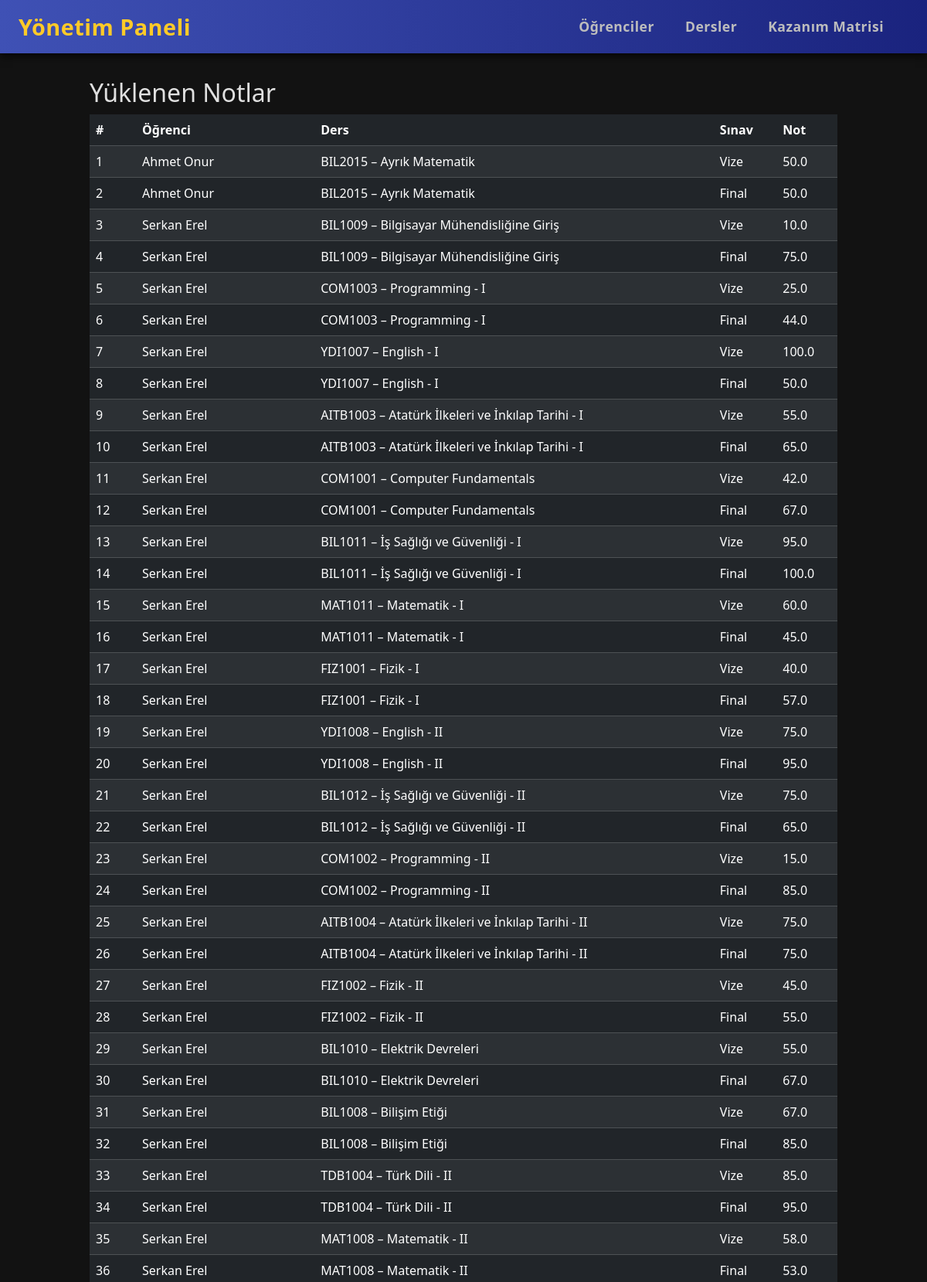
Screenshot of /results/ (signed in, upper part) with the database file from the repository.
### models/__init__.py (models this page shows, shortened)
class Result(db.Model):
    id         = db.Column(db.Integer, primary_key=True)
    student_id = db.Column(db.Integer, db.ForeignKey("student.id"), nullable=False)
    course_id  = db.Column(db.Integer, db.ForeignKey("course.id"), nullable=False)
    exam_name  = db.Column(db.String(50), nullable=False)
    score      = db.Column(db.Float, nullable=False)

class Student(db.Model):
    id     = db.Column(db.Integer, primary_key=True)
    number = db.Column(db.String(20), unique=True, nullable=False)
    name   = db.Column(db.String(120), nullable=False)
    surname   = db.Column(db.String(120), nullable=False)
    phone_number = db.Column(db.Integer, unique=True, nullable=False)
    grade = db.Column(db.Integer, nullable=False)
    results = db.relationship("Result", backref="student", lazy=True)

class Course(db.Model):
    id   = db.Column(db.Integer, primary_key=True)
    code = db.Column(db.String(10), unique=True, nullable=False)
    name = db.Column(db.String(120), nullable=False)
    credit = db.Column(db.Double, nullable=False)
    lecturer = db.Column(db.String(120), nullable=False)
    year = db.Column(db.Integer,nullable=False)
    results = db.relationship("Result", backref="course", lazy=True)

### routes/results.py (the view)
@bp.route("/")
@login_required
def list_results():
    results = Result.query.all()
    return render_template("results.html", results=results)

### app.py (called while the page is built)
def create_app():
    app = Flask(__name__)
    app.config.from_object(Config)
    db.init_app(app)
    login_manager.init_app(app)
    app.register_blueprint(course_stats_bp)
    app.register_blueprint(auth_bp)
    app.register_blueprint(upload_bp)
    app.register_blueprint(students_bp)
    app.register_blueprint(courses_bp)
    app.register_blueprint(results_bp)
    app.register_blueprint(pc_mapping_bp)
    app.register_blueprint(view_mapping_bp)
    app.register_blueprint(pc_contrib_bp)
    with app.app_context():
        db.create_all()
    @login_manager.user_loader
    def load_user(user_id):
        return Admin.query.get(int(user_id))
    @app.route("/")
    def index():
        return render_template("index.html", title="Yönetim Paneli")
    return app

### templates/results.html
{% extends "layout.html" %}
{% block content %}
<h2>Yüklenen Notlar</h2>
<table class="table table-dark table-striped table-hover">
  <thead>
    <tr>
      <th>#</th>
      <th>Öğrenci</th>
      <th>Ders</th>
      <th>Sınav</th>
      <th>Not</th>
    </tr>
  </thead>
  <tbody>
    {% for r in results %}
    <tr>
      <td>{{ loop.index }}</td>
      <td>{{ r.student.name }} {{ r.student.surname }}</td>
      <td>{{ r.course.code }} – {{ r.course.name }}</td>
      <td>{{ r.exam_name }}</td>
      <td>{{ r.score }}</td>
    </tr>
    {% else %}
    <tr>
      <td colspan="5" class="text-center text-muted">Hiç not bulunamadı</td>
    </tr>
    {% endfor %}
  </tbody>
</table>
{% endblock %}

### static/css/style.css (style rules this page uses)
body { background: black; color: #eeee; font-family: Arial, sans-serif; }

### templates/layout.html (style rules this page uses)
body { background-color: #121212; color: #e0e0e0; font-family: 'Segoe UI', Tahoma, Geneva, Verdana, sans-serif; min-height: 100vh; display: flex; flex-direction: column; }

### rows the page displays
Result: student.name "Ahmet", student.surname "Onur", course.code "BIL2015", course.name "Ayrık Matematik", exam_name "Vize", score "50.0"
Result: student.name "Ahmet", student.surname "Onur", course.code "BIL2015", course.name "Ayrık Matematik", exam_name "Final", score "50.0"
Result: student.name "Serkan", student.surname "Erel", course.code "BIL1009", course.name "Bilgisayar Mühendisliğine Giriş", exam_name "Vize", score "10.0"
Result: student.name "Serkan", student.surname "Erel", course.code "BIL1009", course.name "Bilgisayar Mühendisliğine Giriş", exam_name "Final", score "75.0"
Result: student.name "Serkan", student.surname "Erel", course.code "COM1003", course.name "Programming - I", exam_name "Vize", score "25.0"
Result: student.name "Serkan", student.surname "Erel", course.code "COM1003", course.name "Programming - I", exam_name "Final", score "44.0"
Result: student.name "Serkan", student.surname "Erel", course.code "YDI1007", course.name "English - I", exam_name "Vize", score "100.0"
Result: student.name "Serkan", student.surname "Erel", course.code "YDI1007", course.name "English - I", exam_name "Final", score "50.0"
Result: student.name "Serkan", student.surname "Erel", course.code "AITB1003", course.name "Atatürk İlkeleri ve İnkılap Tarihi - I", exam_name "Vize", score "55.0"
Result: student.name "Serkan", student.surname "Erel", course.code "AITB1003", course.name "Atatürk İlkeleri ve İnkılap Tarihi - I", exam_name "Final", score "65.0"
Result: student.name "Serkan", student.surname "Erel", course.code "COM1001", course.name "Computer Fundamentals", exam_name "Vize", score "42.0"
Result: student.name "Serkan", student.surname "Erel", course.code "COM1001", course.name "Computer Fundamentals", exam_name "Final", score "67.0"
Result: student.name "Serkan", student.surname "Erel", course.code "BIL1011", course.name "İş Sağlığı ve Güvenliği - I", exam_name "Vize", score "95.0"
Result: student.name "Serkan", student.surname "Erel", course.code "BIL1011", course.name "İş Sağlığı ve Güvenliği - I", exam_name "Final", score "100.0"
Result: student.name "Serkan", student.surname "Erel", course.code "MAT1011", course.name "Matematik - I", exam_name "Vize", score "60.0"
Result: student.name "Serkan", student.surname "Erel", course.code "MAT1011", course.name "Matematik - I", exam_name "Final", score "45.0"
Result: student.name "Serkan", student.surname "Erel", course.code "FIZ1001", course.name "Fizik - I", exam_name "Vize", score "40.0"
Result: student.name "Serkan", student.surname "Erel", course.code "FIZ1001", course.name "Fizik - I", exam_name "Final", score "57.0"
Result: student.name "Serkan", student.surname "Erel", course.code "YDI1008", course.name "English - II", exam_name "Vize", score "75.0"
Result: student.name "Serkan", student.surname "Erel", course.code "YDI1008", course.name "English - II", exam_name "Final", score "95.0"
Result: student.name "Serkan", student.surname "Erel", course.code "BIL1012", course.name "İş Sağlığı ve Güvenliği - II", exam_name "Vize", score "75.0"
Result: student.name "Serkan", student.surname "Erel", course.code "BIL1012", course.name "İş Sağlığı ve Güvenliği - II", exam_name "Final", score "65.0"
Result: student.name "Serkan", student.surname "Erel", course.code "COM1002", course.name "Programming - II", exam_name "Vize", score "15.0"
Result: student.name "Serkan", student.surname "Erel", course.code "COM1002", course.name "Programming - II", exam_name "Final", score "85.0"
Result: student.name "Serkan", student.surname "Erel", course.code "AITB1004", course.name "Atatürk İlkeleri ve İnkılap Tarihi - II", exam_name "Vize", score "75.0"
Result: student.name "Serkan", student.surname "Erel", course.code "AITB1004", course.name "Atatürk İlkeleri ve İnkılap Tarihi - II", exam_name "Final", score "75.0"
Result: student.name "Serkan", student.surname "Erel", course.code "FIZ1002", course.name "Fizik - II", exam_name "Vize", score "45.0"
Result: student.name "Serkan", student.surname "Erel", course.code "FIZ1002", course.name "Fizik - II", exam_name "Final", score "55.0"
Result: student.name "Serkan", student.surname "Erel", course.code "BIL1010", course.name "Elektrik Devreleri", exam_name "Vize", score "55.0"
Result: student.name "Serkan", student.surname "Erel", course.code "BIL1010", course.name "Elektrik Devreleri", exam_name "Final", score "67.0"
Result: student.name "Serkan", student.surname "Erel", course.code "BIL1008", course.name "Bilişim Etiği", exam_name "Vize", score "67.0"
Result: student.name "Serkan", student.surname "Erel", course.code "BIL1008", course.name "Bilişim Etiği", exam_name "Final", score "85.0"
Result: student.name "Serkan", student.surname "Erel", course.code "TDB1004", course.name "Türk Dili - II", exam_name "Vize", score "85.0"
Result: student.name "Serkan", student.surname "Erel", course.code "TDB1004", course.name "Türk Dili - II", exam_name "Final", score "95.0"
Result: student.name "Serkan", student.surname "Erel", course.code "MAT1008", course.name "Matematik - II", exam_name "Vize", score "58.0"
Result: student.name "Serkan", student.surname "Erel", course.code "MAT1008", course.name "Matematik - II", exam_name "Final", score "53.0"
